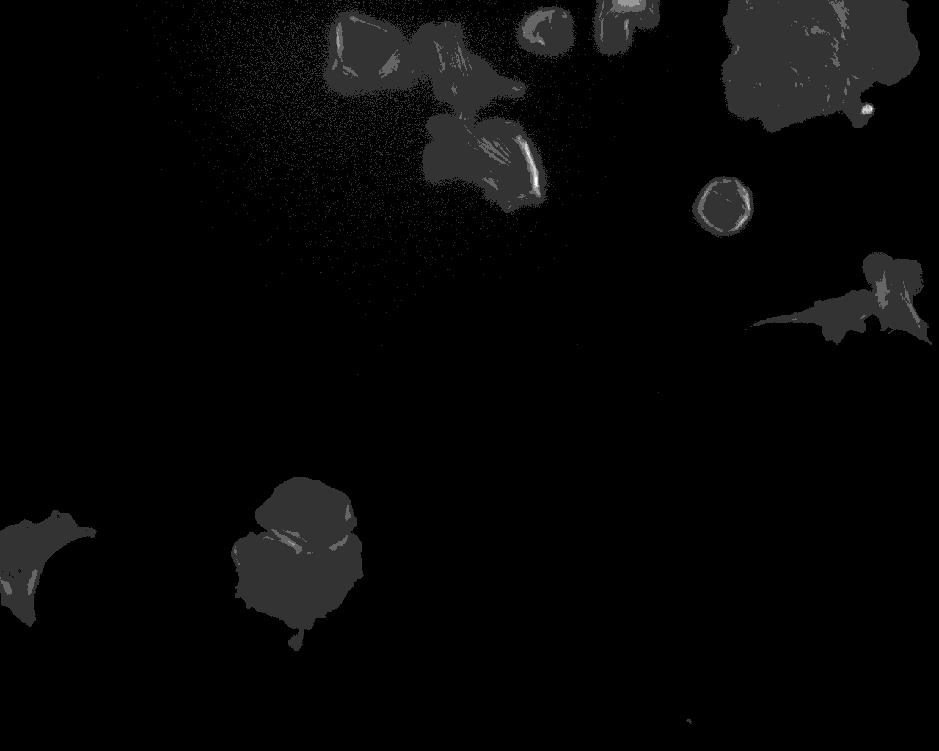
#> input picture example_dataset/example_images/MEF_LMNA--/xy002c1.tif, 939 x 751 px, shrunk from 1280 x 1024 before the run
$ python split_files.py ../example_dataset/example_images/MEF_LMNA-- out
#> lines starting #> are read from the running program, lines starting #| are printed output that depends on the picture
import shutil, os

from glob import glob

import numpy as np
import pandas as pd
from skimage import io
import matplotlib.pyplot as plt
from numpy.linalg import inv
from sklearn.model_selection import train_test_split
from skimage.segmentation import clear_border
import tifffile

def split_files(input_folder, output_folder):
    """

    """
#> called with output_folder = 'out'
    if not os.path.isdir(input_folder):
        print(f"Error: Input folder '{input_folder}' does not exist.")
        return

    # Create output folder if it doesn't exist
    os.makedirs(output_folder, exist_ok=True)

    # Walk through all files and subfolders
    for root, _, files in os.walk(input_folder):
        for file in files:

            if file.startswith('._'):
                continue

            if file.endswith(".tif"):
                # Full input path
                input_path = os.path.join(root, file)

                # Create corresponding output subfolder
                relative_path = os.path.relpath(root, input_folder)
                output_subfolder = os.path.join(output_folder, relative_path)
                os.makedirs(output_subfolder, exist_ok=True)

                # Full output path
                output_path_1 = os.path.join(output_subfolder, file.replace(".tif", "_quad1.tif"))
                output_path_2 = os.path.join(output_subfolder, file.replace(".tif", "_quad2.tif"))
                output_path_3 = os.path.join(output_subfolder, file.replace(".tif", "_quad3.tif"))
                output_path_4 = os.path.join(output_subfolder, file.replace(".tif", "_quad4.tif"))

                try:
                    file_to_split = tifffile.imread(input_path)
#> file_to_split is the input picture: shape (751, 939) uint16; min 155, max 1532, mean 231.5
                    quada, quadb = np.array_split(file_to_split, 2)
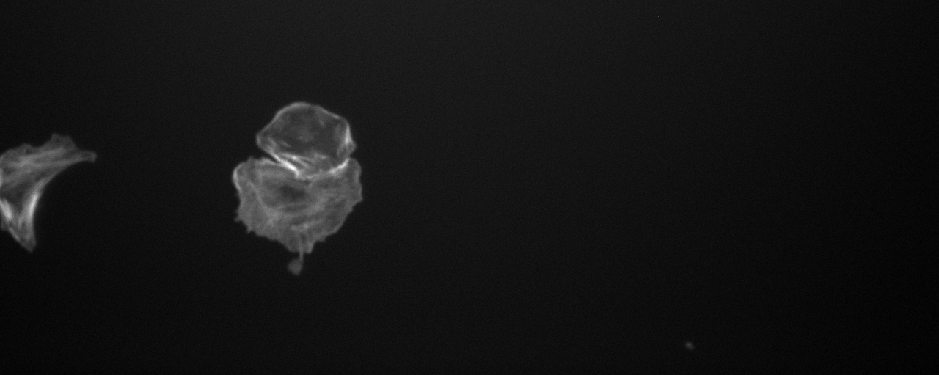
#> quadb: shape (375, 939) uint16; min 155, max 811, mean 207.8; drawn with min black and max white
                    quad1, quad2 = np.array_split(quada, 2, axis=1)
                    quad3, quad4 = np.array_split(quadb, 2, axis=1)
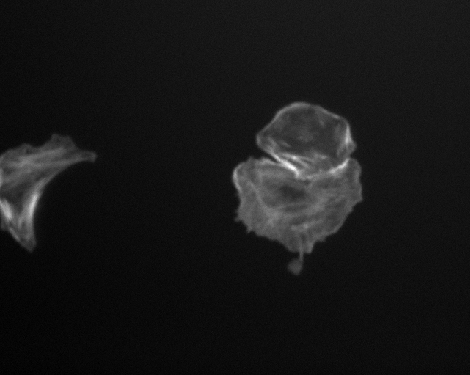
#> quad3: shape (375, 470) uint16; min 161, max 811, mean 221.1; drawn with min black and max white
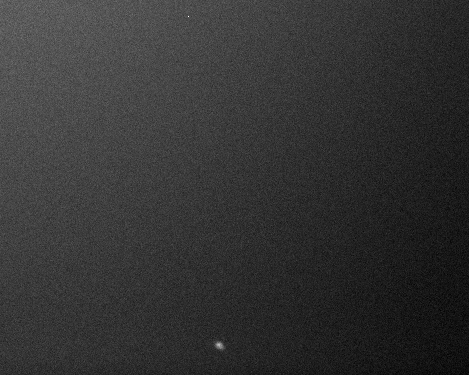
#> quad4: shape (375, 469) uint16; min 155, max 350, mean 194.6; drawn with min black and max white

                    quad1 = clear_border(quad1)
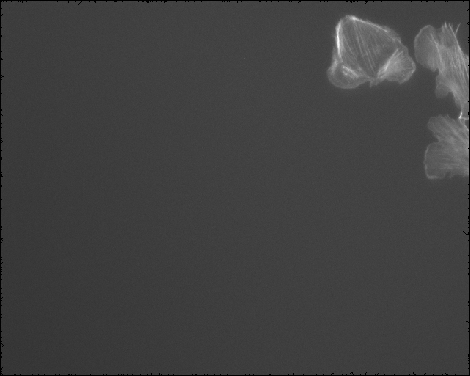
#> quad1: shape (376, 470) uint16; min 0, max 939, mean 241.5; drawn with min black and max white
                    quad2 = clear_border(quad2)
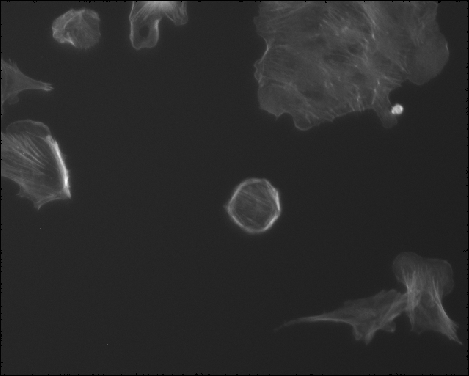
#> quad2: shape (376, 469) uint16; min 0, max 1532, mean 263.2; drawn with min black and max white
                    quad3 = clear_border(quad3)
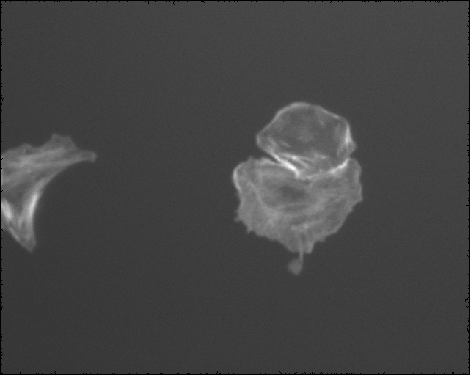
#> quad3: shape (375, 470) uint16; min 0, max 811, mean 218.7; drawn with min black and max white
                    quad4 = clear_border(quad4)
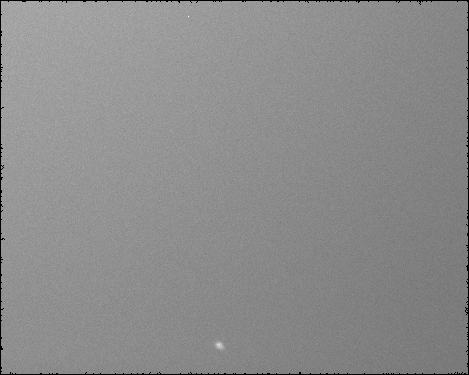
#> quad4: shape (375, 469) uint16; min 0, max 350, mean 192.4; drawn with min black and max white

                    tifffile.imwrite(output_path_1, quad1)
                    tifffile.imwrite(output_path_2, quad2)
                    tifffile.imwrite(output_path_3, quad3)
                    tifffile.imwrite(output_path_4, quad4)

                except Exception as e:
                    print(f"Error processing {input_path}: {e}")

# Example usage
if __name__ == "__main__":
    import sys

    if len(sys.argv) != 3:
        print("Usage: python split_files.py <input_folder> <output_folder>")
        sys.exit(1)

    input_folder = sys.argv[1]
    output_folder = sys.argv[2]
    split_files(input_folder, output_folder)

$ run again, on example_dataset/example_images/MEF_LMNA--/xy003c1.tif
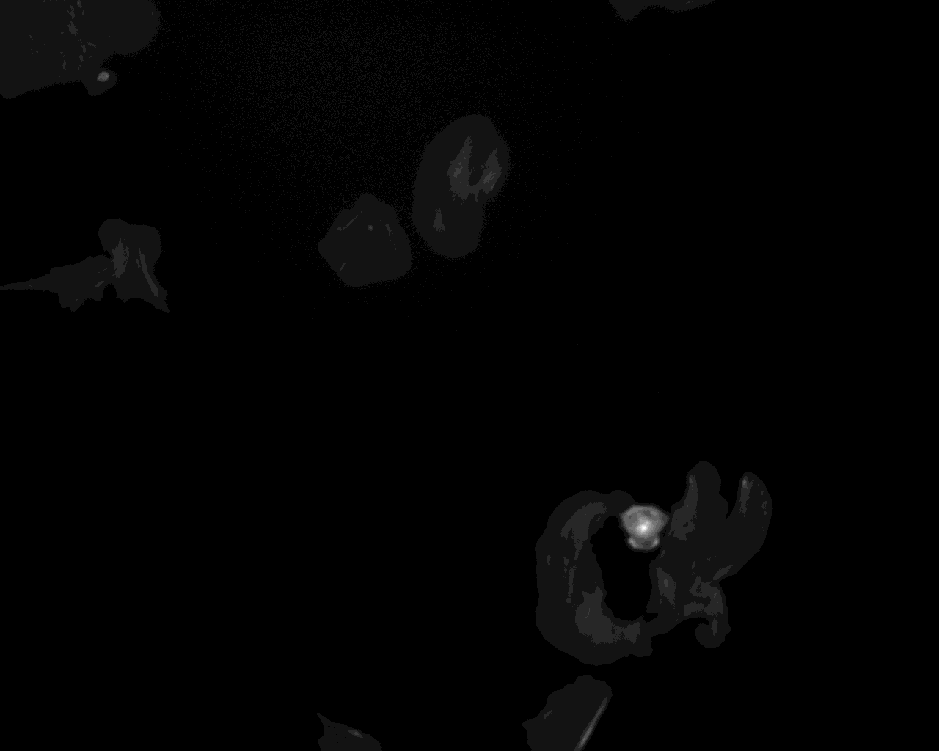
#> input picture example_dataset/example_images/MEF_LMNA--/xy003c1.tif, 939 x 751 px, shrunk from 1280 x 1024 before the run
#> in split_files, file_to_split is the input picture: shape (751, 939) uint16; min 150, max 3491, mean 235.5
#> in split_files, `quada, quadb = np.array_split(file_to_split, 2)`:
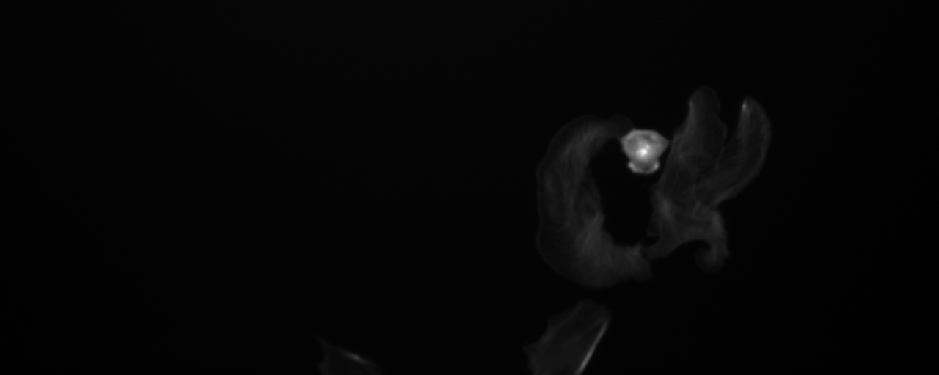
#> quadb: shape (375, 939) uint16; min 150, max 3491, mean 225.9; drawn with min black and max white
#> in split_files, `quad3 = clear_border(quad3)`:
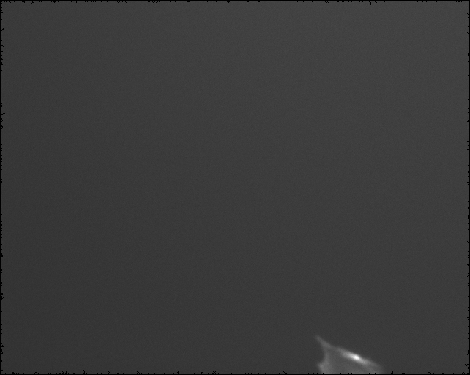
#> quad3: shape (375, 470) uint16; min 0, max 872, mean 201.6; drawn with min black and max white

$ run again, on example_dataset/example_images/MEF_LMNA--/xy004c1.tif
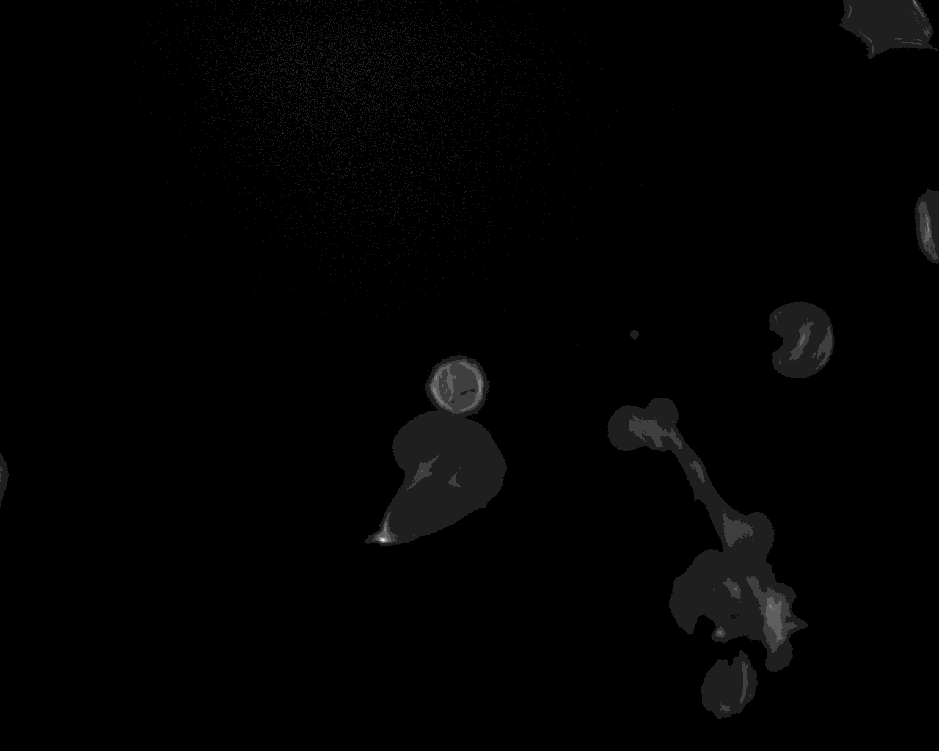
#> input picture example_dataset/example_images/MEF_LMNA--/xy004c1.tif, 939 x 751 px, shrunk from 1280 x 1024 before the run
#> in split_files, file_to_split is the input picture: shape (751, 939) uint16; min 152, max 2051, mean 227.4
#> in split_files, `quada, quadb = np.array_split(file_to_split, 2)`:
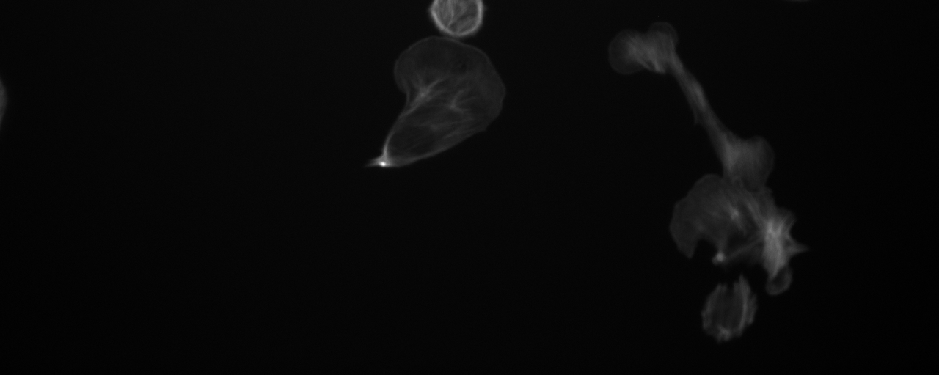
#> quadb: shape (375, 939) uint16; min 152, max 2051, mean 220.2; drawn with min black and max white
#> in split_files, `quad4 = clear_border(quad4)`:
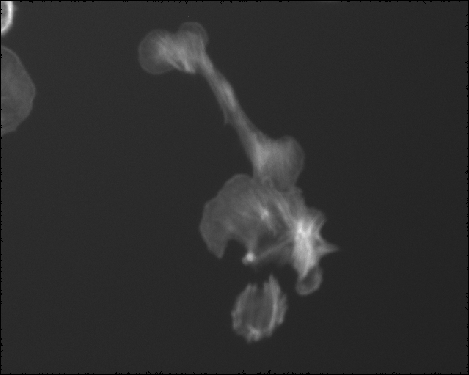
#> quad4: shape (375, 469) uint16; min 0, max 1196, mean 221.4; drawn with min black and max white

$ run again, on example_dataset/example_images/MEF_LMNA--/xy005c1.tif
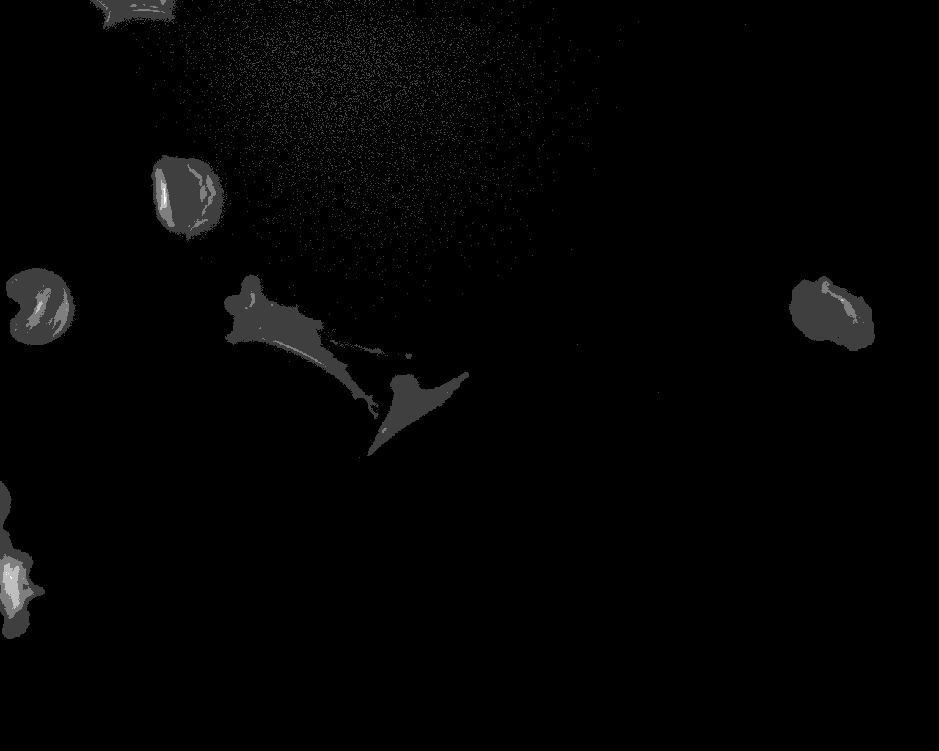
#> input picture example_dataset/example_images/MEF_LMNA--/xy005c1.tif, 939 x 751 px, shrunk from 1280 x 1024 before the run
#> in split_files, file_to_split is the input picture: shape (751, 939) uint16; min 152, max 1163, mean 220.1
#> in split_files, `quad4 = clear_border(quad4)`:
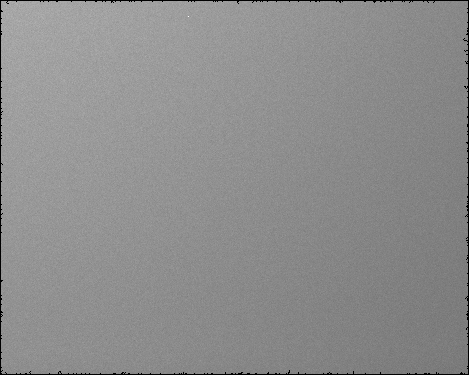
#> quad4: shape (375, 469) uint16; min 0, max 346, mean 192.1; drawn with min black and max white
